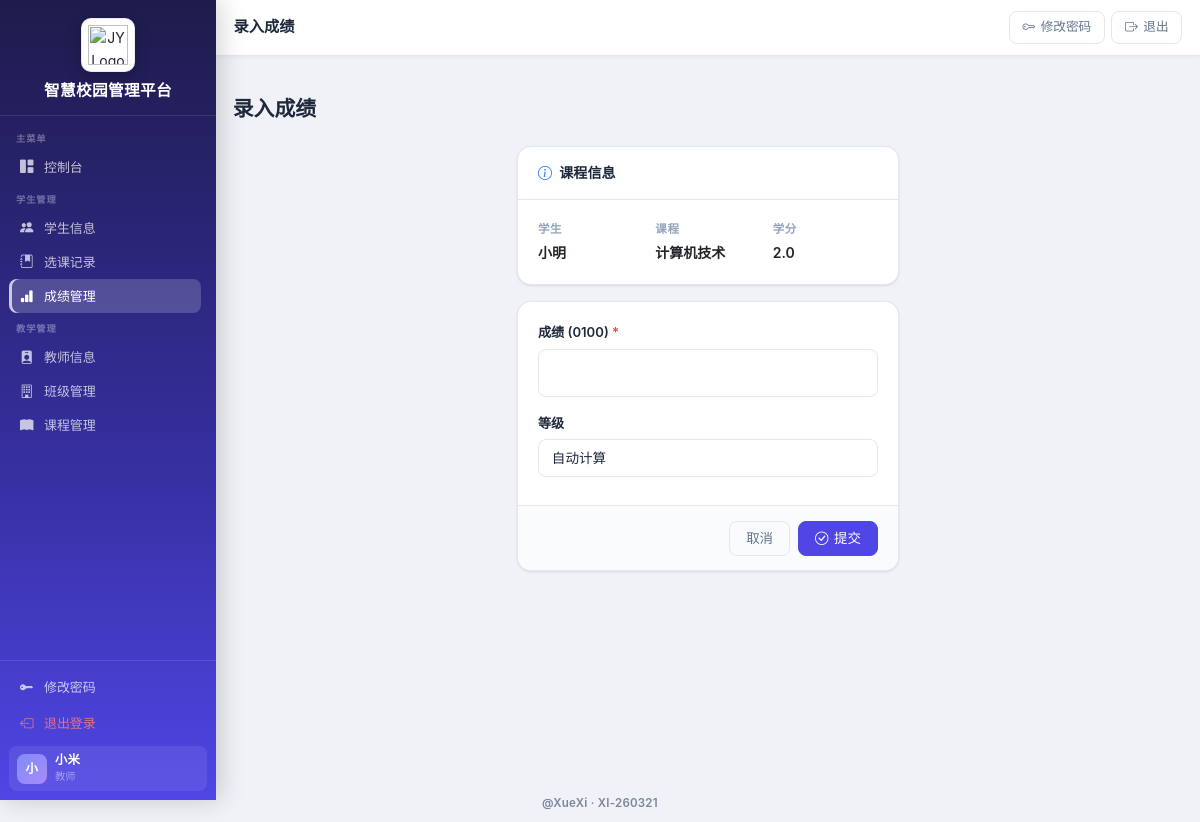
Page /scores/record/1 (signed in) on the committed database.
### app.py (models this page shows)
class Student(db.Model):
    __tablename__ = "students"
    id = db.Column(db.Integer, primary_key=True)
    user_id = db.Column(db.Integer, db.ForeignKey("users.id"), unique=True)
    student_no = db.Column(db.String(50), unique=True, nullable=False)
    name = db.Column(db.String(100), nullable=False)
    gender = db.Column(db.String(10))
    age = db.Column(db.Integer)
    class_id = db.Column(db.Integer, db.ForeignKey("classes.id"))
    phone = db.Column(db.String(20))
    email = db.Column(db.String(100))
    major = db.Column(db.String(100))
    status = db.Column(db.String(20), default="enrolled")  # enrolled, leave, return, dropout
    id_number = db.Column(db.String(50), unique=True)
    enrollment_date = db.Column(db.Date)
    created_at = db.Column(db.DateTime, default=datetime.utcnow)
    updated_at = db.Column(db.DateTime, default=datetime.utcnow, onupdate=datetime.utcnow)
    user = db.relationship("User", backref="student_profile")
    enrollments = db.relationship("Enrollment", backref="student", lazy=True)
    status_changes = db.relationship("StudentStatusChange", backref="student", lazy=True)

class Course(db.Model):
    __tablename__ = "courses"
    id = db.Column(db.Integer, primary_key=True)
    course_no = db.Column(db.String(50), unique=True, nullable=False)
    course_name = db.Column(db.String(100), nullable=False)
    credits = db.Column(db.Float)  # 学分
    hours = db.Column(db.Integer)  # 学时
    teacher_id = db.Column(db.Integer, db.ForeignKey("teachers.id"))
    max_capacity = db.Column(db.Integer, default=50)
    semester = db.Column(db.String(20))  # 学期 如 2024-1
    status = db.Column(db.String(20), default="open")  # open, closed
    created_at = db.Column(db.DateTime, default=datetime.utcnow)
    updated_at = db.Column(db.DateTime, default=datetime.utcnow, onupdate=datetime.utcnow)
    enrollments = db.relationship("Enrollment", backref="course", lazy=True)
    co_teachers = db.relationship("Teacher", secondary=course_teacher_links, back_populates="co_courses")

### app.py (the view, shortened to what this page needs)
@app.route("/scores/record/<int:enrollment_id>", methods=["GET", "POST"])
@role_required("admin", "teacher")
def record_score(enrollment_id):
    enrollment = Enrollment.query.get_or_404(enrollment_id)
    if session.get("role") == "teacher":
        teacher_course_ids = _teacher_course_ids(session["user_id"])
        if enrollment.course_id not in teacher_course_ids:
            flash("你只能录入自己任课课程的成绩", "error")
            return redirect(url_for("list_scores"))
    return render_template("scores/form.html", enrollment=enrollment, action="record")

### app.py (called while the page is built)
def role_required(*roles):
    def decorator(f):
        @wraps(f)
        def decorated_function(*args, **kwargs):
            if "user_id" not in session:
                flash("请先登录", "warning")
                return redirect(url_for("login"))
            user = User.query.get(session.get("user_id"))
            if user.role not in roles:
                flash("权限不足", "danger")
                return redirect(url_for("dashboard"))
            return f(*args, **kwargs)
        return decorated_function
    return decorator

def _teacher_course_ids(user_id):
    teacher = Teacher.query.filter_by(user_id=user_id).first()
    if not teacher:
        return []
    primary_rows = Course.query.filter_by(teacher_id=teacher.id).with_entities(Course.id).all()
    secondary_rows = (
        db.session.query(Course.id)
        .join(course_teacher_links, Course.id == course_teacher_links.c.course_id)
        .filter(course_teacher_links.c.teacher_id == teacher.id)
        .all()
    )
    return list({r[0] for r in primary_rows + secondary_rows})

def _is_counselor(user_id):
    if not user_id:
        return False
    return Class.query.filter_by(headteacher_id=user_id).first() is not None

@app.context_processor
def inject_role_flags():
    role = session.get("role")
    user_id = session.get("user_id")
    return {
        "is_counselor": role == "teacher" and _is_counselor(user_id)
    }

### templates/scores/form.html (shortened to what this page needs)
﻿{% extends "base.html" %}
{% block page_title %}{% if action == 'record' %}录入成绩{% else %}编辑成绩{% endif %}{% endblock %}
{% block content %}
<div class="page-header">
  <div>
    <h1 class="page-title">{% if action == 'record' %}录入成绩{% else %}编辑成绩{% endif %}</h1>
  </div>
</div>
<div class="row justify-content-center">
  <div class="col-md-7 col-lg-5">
    <div class="card mb-3">
      <div class="card-header">
        <i class="bi bi-info-circle" style="color:#3b82f6"></i> 课程信息
      </div>
      <div class="card-body" style="display:grid;grid-template-columns:1fr 1fr 1fr;gap:.75rem">
        <div>
          <div style="font-size:.72rem;font-weight:700;color:#94a3b8;text-transform:uppercase;letter-spacing:.05em;margin-bottom:.25rem">学生</div>
          <div class="fw-semibold">{{ enrollment.student.name }}</div>
        </div>
        <div>
          <div style="font-size:.72rem;font-weight:700;color:#94a3b8;text-transform:uppercase;letter-spacing:.05em;margin-bottom:.25rem">课程</div>
          <div class="fw-semibold">{{ enrollment.course.course_name }}</div>
        </div>
        <div>
          <div style="font-size:.72rem;font-weight:700;color:#94a3b8;text-transform:uppercase;letter-spacing:.05em;margin-bottom:.25rem">学分</div>
          <div class="fw-semibold">{{ enrollment.course.credits }}</div>
        </div>
      </div>
    </div>
    <form method="post" class="card">
      <div class="card-body">
        <div style="margin-bottom:1rem">
          <label class="form-label">成绩 (0100) <span style="color:#ef4444">*</span></label>
          <input class="form-control" type="number" name="score"
                 value="{{ enrollment.score or '' }}" min="0" max="100" required autofocus
                 style="font-size:1.1rem;padding:.6rem .9rem">
        </div>
        <div style="margin-bottom:.5rem">
          <label class="form-label">等级</label>
          <select class="form-select" name="grade">
            <option value="">自动计算</option>
          </select>
        </div>
      </div>
      <div class="card-footer d-flex justify-content-end gap-2">
        <a class="btn btn-outline-secondary" href="{{ url_for('list_scores') }}">取消</a>
        <button class="btn btn-primary" type="submit">
          <i class="bi bi-check-circle"></i> 提交
        </button>
      </div>
    </form>
  </div>
</div>
{% endblock %}

### static/style.css (style rules this page uses)
*, *::before, *::after { box-sizing: border-box; }
body { font-family: -apple-system, BlinkMacSystemFont, 'Segoe UI', Roboto, 'Inter', sans-serif; background: var(--bg); color: var(--text); font-size: .875rem; line-height: 1.6; margin: 0; }
.page-header { display: flex; align-items: flex-start; justify-content: space-between; margin-bottom: 1.5rem; flex-wrap: wrap; gap: .75rem; }
.page-title { font-size: 1.3rem; font-weight: 700; color: var(--text); margin: 0; line-height: 1.3; }
.card { background: var(--card-bg); border: 1px solid var(--border); border-radius: var(--radius); box-shadow: var(--shadow-sm); overflow: hidden; }
.card-header { padding: .9rem 1.25rem; background: transparent; border-bottom: 1px solid var(--border); font-weight: 600; color: var(--text); font-size: .88rem; display: flex; align-items: center; gap: .45rem; }
.card-body { padding: 1.25rem; }
.card-footer { padding: .9rem 1.25rem; background: #fafbfc; border-top: 1px solid var(--border); }
.btn { border-radius: var(--radius-sm); font-size: .84rem; font-weight: 500; padding: .45rem 1rem; transition: var(--transition); border: 1px solid transparent; cursor: pointer; display: inline-flex; align-items: center; gap: .35rem; text-decoration: none; line-height: 1.4; white-space: nowrap; }
.btn-primary { background: var(--primary); border-color: var(--primary); color: #fff; }
.btn-outline-secondary { border-color: var(--border); color: var(--text-muted); background: transparent; }
.form-label { font-size: .82rem; font-weight: 600; color: var(--text); margin-bottom: .35rem; display: block; }
.form-control, .form-select { border: 1.5px solid var(--border); border-radius: var(--radius-sm); padding: .5rem .8rem; font-size: .85rem; color: var(--text); background: #fff; transition: var(--transition); width: 100%; outline: none; }
.form-control::placeholder { color: #94a3b8; }
.fw-semibold { font-weight: 600 !important; }
.gap-2 { gap: .5rem !important; }
.d-flex { display: flex !important; }

### rows in the picture
Student: student.name "小明"
Course: course.course_name "计算机技术", course.credits "2.0"

### other values in the picture
{{ (session.full_name or session.username or '?')[0] | upper }} "小"
{{ session.full_name or session.username }} "小米"
